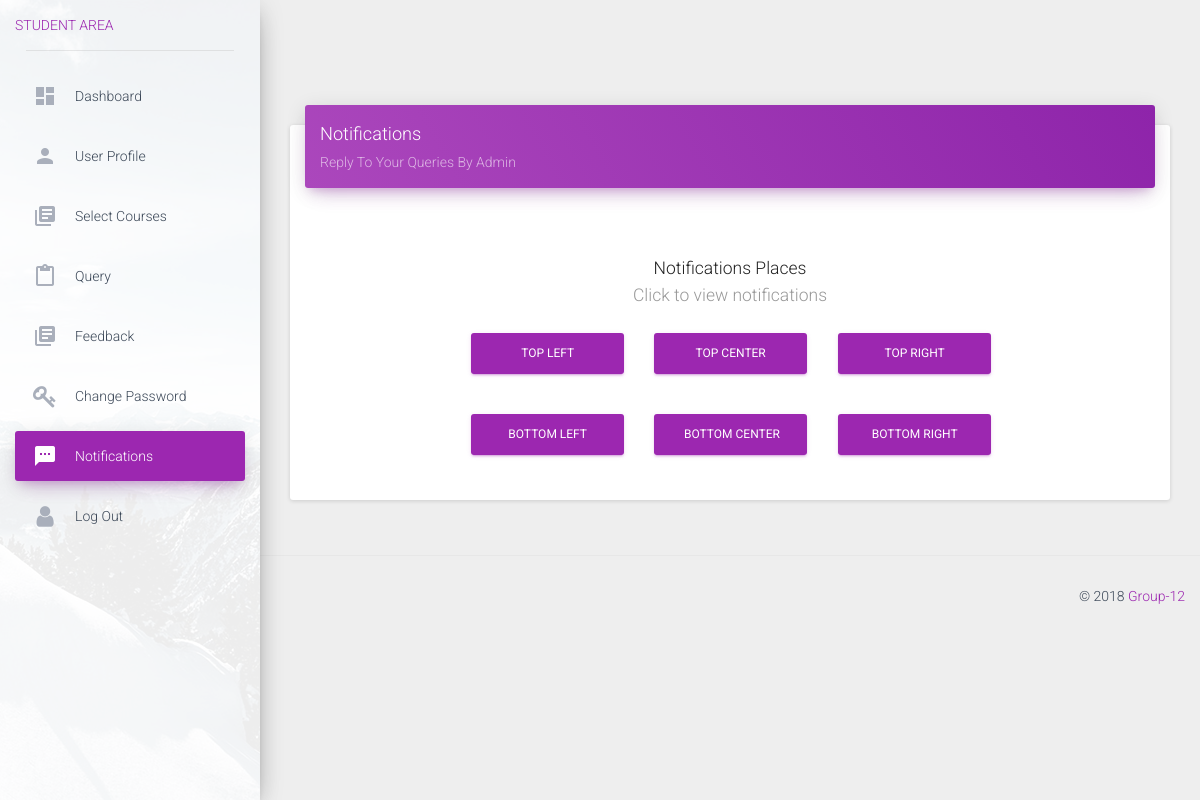
/notifications (signed in), run on an earlier commit of the app's database.
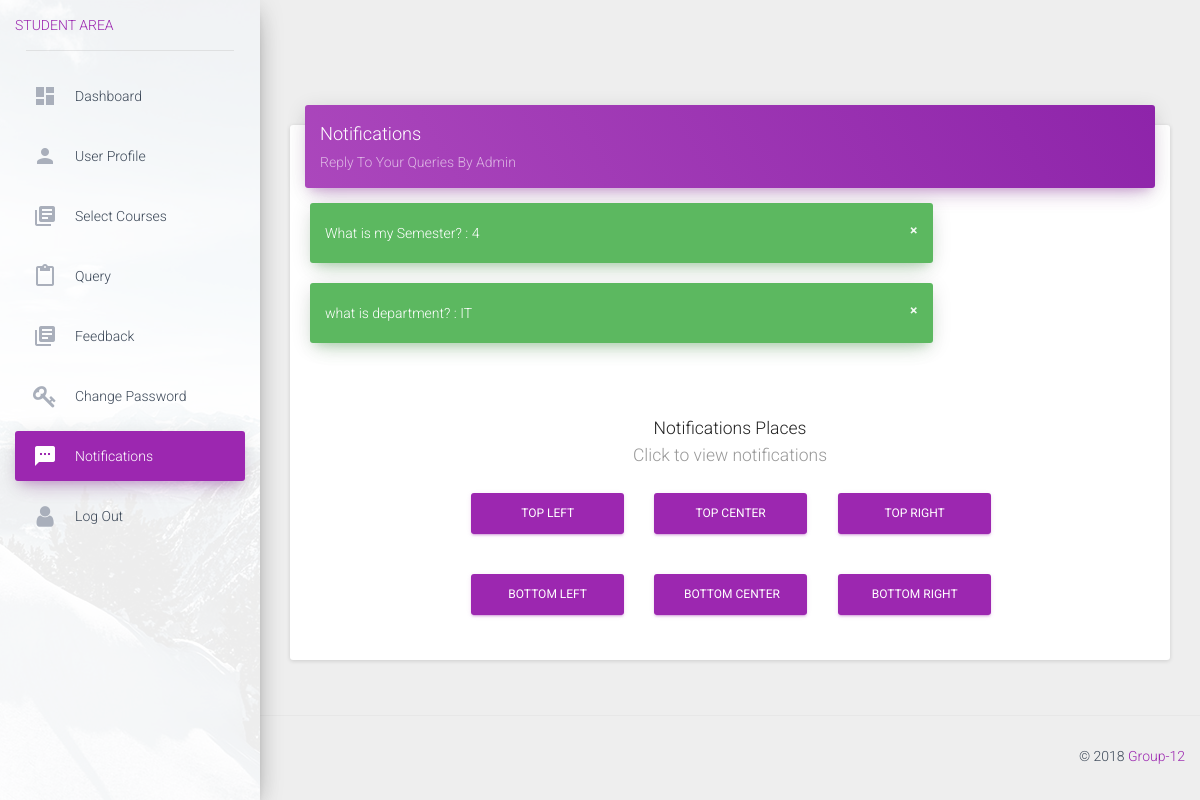
And on a later commit of the database.
### app.py (models this page shows)
class query(db.Model):
	column_display_pk = True
	S_no = db.Column(db.Integer, primary_key = True, autoincrement=True)
	useremail = db.Column(db.String(40), db.ForeignKey('users.email'))
	query = db.Column(db.String(40))
	reply_to_query = db.Column(db.String(40))
	seen = db.Column(db.Integer)

### app.py (the view)
@app.route('/notifications')
def notifications():
	global current
	if session.get('logged_in'):
		conn = sqlite3.connect('students.sqlite3')
		cur = conn.cursor()
		cur.execute("SELECT * FROM users WHERE username = (?)",(current,))
		users = cur.fetchone()
		cur.execute("SELECT S_no,query,reply_to_query FROM query WHERE useremail = (?)",(current+"@iiita.ac.in",))
		queries_ans = cur.fetchall()
		cur.execute("UPDATE query SET seen = (?) WHERE useremail = (?) and seen = (?)",(1,current+"@iiita.ac.in",0,))
		conn.commit()
		conn.close()
		return render_template("notifications.html",users=users,queries_ans=queries_ans)
	return redirect(url_for('login'))

### templates/notifications.html (shortened to what this page needs)
<!doctype html>
<html lang="en">
<head>
    <link href="../static/css/bootstrap.min.css" rel="stylesheet" />
    <link href="../static/css/material-dashboard.css?v=1.2.0" rel="stylesheet" />
    <link href="../static/css/demo.css" rel="stylesheet" />
    <link href="http://maxcdn.bootstrapcdn.com/font-awesome/latest/css/font-awesome.min.css" rel="stylesheet">
</head>
<body>
    <div class="wrapper">
        <div class="sidebar" data-color="purple" data-image="../static/img/sidebar-1.jpg">
            <div class="logo">
                <a >
                    STUDENT AREA
                </a>
            </div>
            <div class="sidebar-wrapper">
                <ul class="nav">
                     <li>
                        <a href="{{url_for('dashboard',id=users[1])}}">
                            <i class="material-icons">dashboard</i>
                            <p>Dashboard</p>
                        </a>
                    </li>
                    <li>
                        <a href="{{url_for('profile',id=users[1])}}">
                            <i class="material-icons">person</i>
                            <p>User Profile</p>
                        </a>
                    </li>
                    <li>
                        <a href="{{url_for('courses')}}">
                            <i class="material-icons">library_books</i>
                            <p>Select Courses</p>
                        </a>
                    </li>
                    <li>
                        <a href="{{url_for('query')}}">
                            <i class="material-icons">content_paste</i>
                            <p>Query</p>
                        </a>
                    </li>
                    <li>
                        <a href="{{url_for('feedback')}}">
                            <i class="material-icons">library_books</i>
                            <p>Feedback</p>
                        </a>
                    </li>
            <li>
                        <a href="{{url_for('change_password',id=users[1])}}">
                            <i class="fa fa-key"></i>
                            <p>Change Password</p>
                        </a>
                    </li>
            <li class="active">
                        <a href="{{url_for('notifications')}}">
                            <i class="material-icons">sms</i>
                            <p>Notifications</p>
                        </a>
                    </li>
                    <li>
                        <a href="{{url_for('logout')}}">
                            <i class="fa fa-user"></i>
                            <p>Log Out</p>
                        </a>
                    </li>
                </ul>
            </div>
        </div>
        <div class="main-panel">
            <div class="content">
                <div class="container-fluid">
                    <div class="card">
                        <div class="card-header" data-background-color="purple">
                            <h4 class="title">Notifications</h4>
                            <p class="category">Reply To Your Queries By Admin
                            </p>
                        </div>
                        <div class="card-content">
                            {% for ans in queries_ans %}
                            <div class="row" id="{{ans[0]}}" >
                                <div class="col-md-9">
                                    <div class="alert alert-success">
                                        <button type="button" aria-hidden="true" class="close" onclick="hidethis({{ans[0]}})" >×</button>
                                        <span> {{ans[1]}}   : {{ans[2]}}</span>
                                    </div>
                                </div>
                            </div>
                            {% endfor %}
                            <br>
                            <br>
                            <div class="places-buttons">
                                <div class="row">
                                    <div class="col-md-6 col-md-offset-3 text-center">
                                        <h5>Notifications Places
                                            <p class="category">Click to view notifications</p>
                                        </h5>
                                    </div>
                                </div>
                                <div class="row">
                                    <div class="col-lg-8 col-lg-offset-2 col-md-10 col-md-offset-1">
                                        <div class="col-md-4">
                                            <button class="btn btn-primary btn-block" onclick="demo.showNotification('top','left')">Top Left</button>
                                        </div>
                                        <div class="col-md-4">
                                            <button class="btn btn-primary btn-block" onclick="demo.showNotification('top','center')">Top Center</button>
                                        </div>
                                        <div class="col-md-4">
                                            <button class="btn btn-primary btn-block" onclick="demo.showNotification('top','right')">Top Right</button>
                                        </div>
                                    </div>
                                </div>
                                <div class="row">
                                    <div class="col-lg-8 col-lg-offset-2 col-md-10 col-md-offset-1">
                                        <div class="col-md-4">
                                            <button class="btn btn-primary btn-block" onclick="demo.showNotification('bottom','left')">Bottom Left</button>
                                        </div>
                                        <div class="col-md-4">
                                            <button class="btn btn-primary btn-block" onclick="demo.showNotification('bottom','center')">Bottom Center</button>
                                        </div>
                                        <div class="col-md-4">
                                            <button class="btn btn-primary btn-block" onclick="demo.showNotification('bottom','right')">Bottom Right</button>
                                        </div>
                                    </div>
                                </div>
                            </div>
                        </div>
                    </div>
                </div>
            </div>
            <footer class="footer">
                <div class="container-fluid">
                    <p class="copyright pull-right">
                        &copy;
                         <a href="./dashboard.html">Group-12</a>
                    </p>
                </div>
            </footer>
        </div>
    </div>
</body>
</html>

### static/css/demo.css (style rules this page uses)
.places-buttons .btn { margin-bottom: 30px }

What changed in the data, as far as the page shows it:
added query: query "What is my Semester?", reply_to_query "4"
added query: query "what is department?", reply_to_query "IT"
